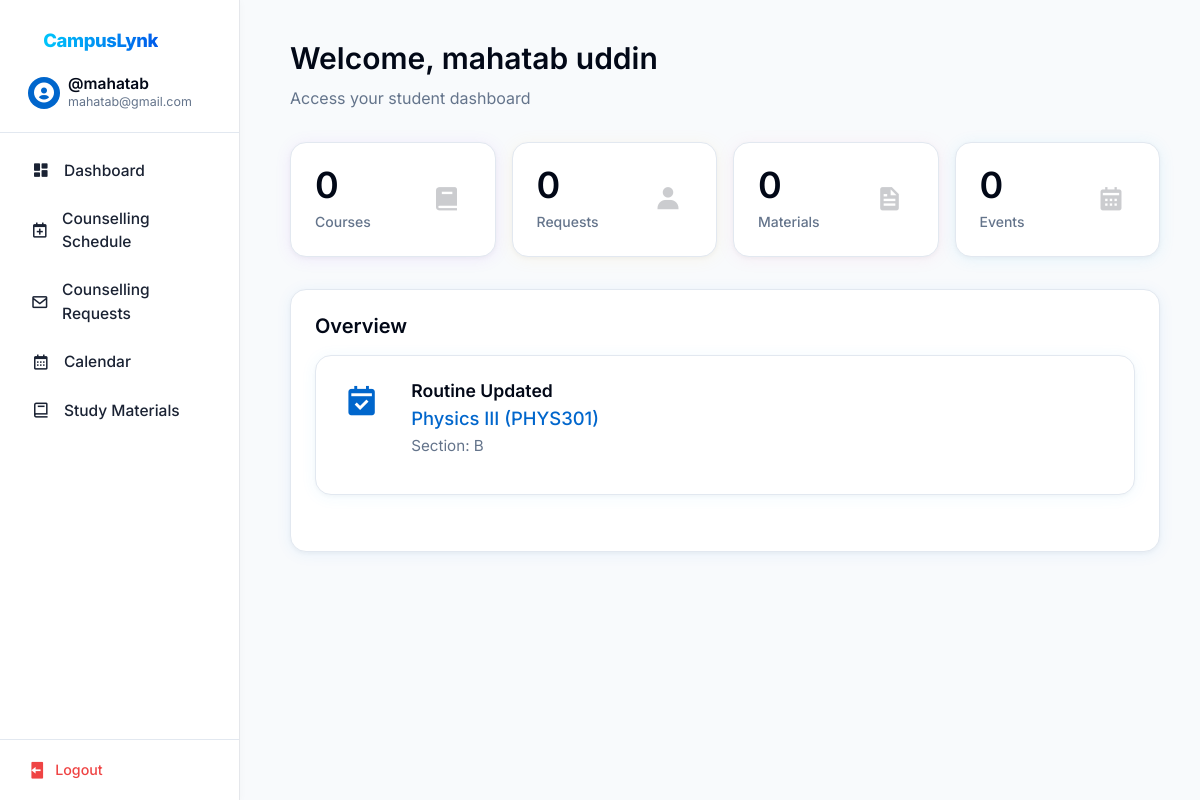
Page /dashboard.php (signed in) on the earlier database version.
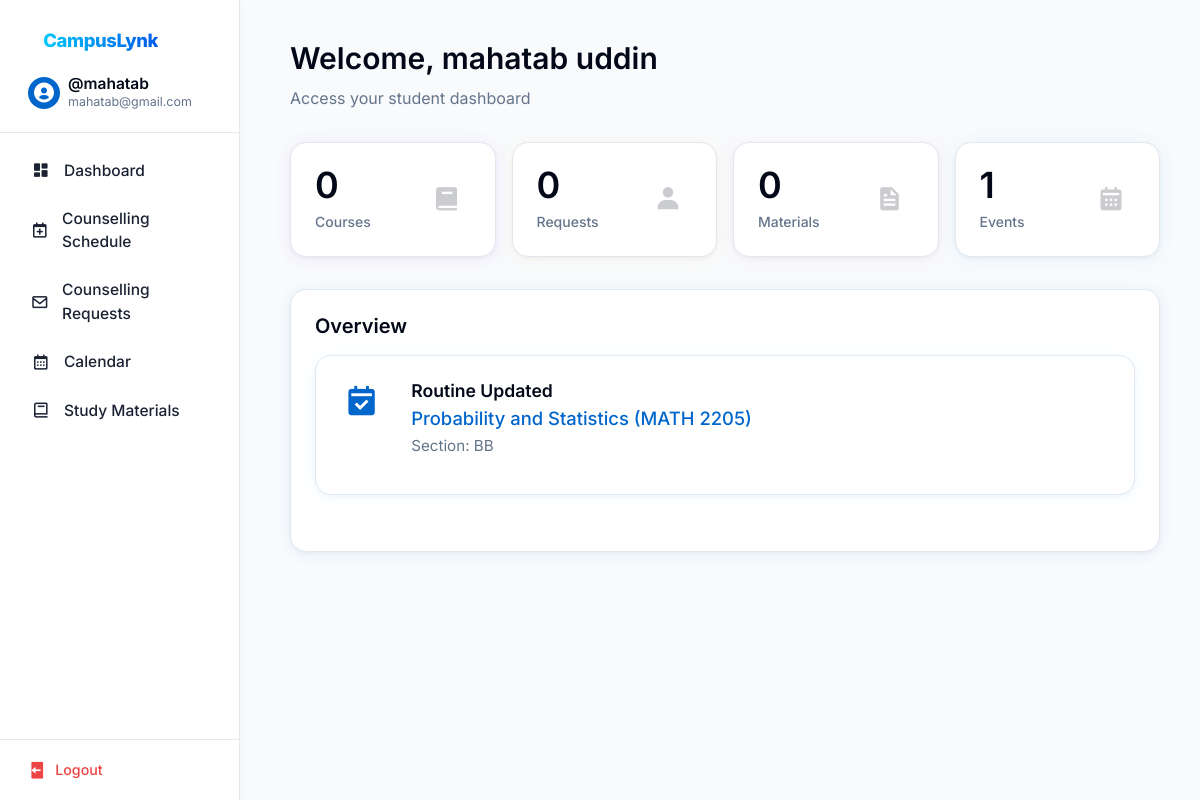
Same page on the later database version.
### tables this page shows
CREATE TABLE `users` (
  `id` int(11) NOT NULL,
  `username` varchar(255) NOT NULL,
  `email` varchar(255) NOT NULL,
  `password` varchar(255) NOT NULL,
  `role` enum('student','faculty','admin') NOT NULL,
  `name` varchar(255) NOT NULL
);

CREATE TABLE `upcoming_courses` (
  `id` int(11) NOT NULL,
  `program` varchar(50) DEFAULT NULL,
  `course_code` varchar(20) DEFAULT NULL,
  `course_title` varchar(255) DEFAULT NULL,
  `section` varchar(10) DEFAULT NULL,
  `room1` varchar(50) DEFAULT NULL,
  `room2` varchar(50) DEFAULT NULL,
  `day1` varchar(20) DEFAULT NULL,
  `day2` varchar(20) DEFAULT NULL,
  `time1` varchar(20) DEFAULT NULL,
  `time2` varchar(20) DEFAULT NULL,
  `faculty_name` varchar(100) DEFAULT NULL,
  `faculty_initial` varchar(20) DEFAULT NULL,
  `credit` decimal(3,1) DEFAULT NULL
);

### dashboard.php (the view, shortened to what this page needs)
<?php
try {
    $database = new Database();
    $db = $database->getConnection();
    $query = $db->prepare("SELECT * FROM users WHERE email = ?");
    $query->execute([$_SESSION['useremail']]);
    $user = $query->fetch(PDO::FETCH_ASSOC);
    $userId = $user['id'];
    $courseCount = 0;
    $courseStmt = $db->prepare("SELECT COUNT(DISTINCT se.course_id) FROM student_enrollments se WHERE se.student_id = ?");
    $courseStmt->execute([$userId]);
    $courseCount = $courseStmt->fetchColumn();
    $requestCount = 0;
    $requestStmt = $db->prepare("SELECT COUNT(*) FROM counselling_requests WHERE student_id = ?");
    $requestStmt->execute([$userId]);
    $requestCount = $requestStmt->fetchColumn();
    $materialCount = 0;
    $eventCount = 0;
    $eventStmt = $db->query("SELECT COUNT(*) FROM events");
    $eventCount = $eventStmt->fetchColumn();
    $routineStmt = $db->query("SELECT * FROM upcoming_courses ORDER BY id DESC LIMIT 1");
    $latestRoutine = $routineStmt->fetch(PDO::FETCH_ASSOC);
} catch (PDOException $e) {
    header("Location: login.php?error=Database Error: " . urlencode($e->getMessage()));
    exit();
}
?>
<!DOCTYPE html>
<html lang="en">
<head>
    <link href='https://unpkg.com/boxicons@2.1.4/css/boxicons.min.css' rel='stylesheet'>
    <link rel="stylesheet" href="css/base.css">
    <link rel="stylesheet" href="css/layout.css">
    <link rel="stylesheet" href="css/components.css">
    <link rel="stylesheet" href="css/dashboard.css">
</head>
<body>
<div class="dashboard-layout">
  <?php include 'sidebar.php'; ?>
  <main id="main-content" class="main-content fade-transition fade-out" style="">
    <section class="welcome-section">
        <h1>Welcome, <?php echo htmlspecialchars($user['name']); ?></h1>
        <p class="text-muted">Access your student dashboard</p>
    </section>
    <div class="quick-access-row">
        <div class="quick-access-card glow-purple">
            <div class="quick-access-card-content">
                <div class="quick-access-number"><?php echo $courseCount; ?></div>
                <div class="quick-access-label">Courses</div>
            </div>
            <div class="quick-access-icon purple">
                <i class='bx bxs-book'></i>
            </div>
        </div>
        <div class="quick-access-card glow-yellow">
            <div class="quick-access-card-content">
                <div class="quick-access-number"><?php echo $requestCount; ?></div>
                <div class="quick-access-label">Requests</div>
            </div>
            <div class="quick-access-icon yellow">
                <i class='bx bxs-user'></i>
            </div>
        </div>
        <div class="quick-access-card glow-pink">
            <div class="quick-access-card-content">
                <div class="quick-access-number"><?php echo $materialCount; ?></div>
                <div class="quick-access-label">Materials</div>
            </div>
            <div class="quick-access-icon pink">
                <i class='bx bxs-file'></i>
            </div>
        </div>
        <div class="quick-access-card glow-blue">
            <div class="quick-access-card-content">
                <div class="quick-access-number"><?php echo $eventCount; ?></div>
                <div class="quick-access-label">Events</div>
            </div>
            <div class="quick-access-icon blue">
                <i class='bx bxs-calendar'></i>
            </div>
        </div>
    </div>
    <div class="content-stack">
        <div class="card">
            <h2 class="text-xl font-semibold mb-4">Overview</h2>
            <div class="dashboard-overview-grid" style="display: grid; grid-template-columns: repeat(auto-fit, minmax(320px, 1fr)); gap: 1.5rem; margin-bottom: 2rem;">
                <?php if ($latestRoutine): ?>
                <div class="overview-card">
                    <div class="overview-icon"><i class='bx bxs-calendar-check text-primary'></i></div>
                    <div class="overview-content">
                        <h3 class="overview-title">Routine Updated</h3>
                        <div class="overview-main"><?php echo htmlspecialchars($latestRoutine['course_title']); ?> (<?php echo htmlspecialchars($latestRoutine['course_code']); ?>)</div>
                        <div class="overview-desc">Section: <?php echo htmlspecialchars($latestRoutine['section']); ?></div>
                    </div>
                </div>
                <?php endif; ?>
            </div>
        </div>
    </div>
  </main>
</div>
</body>
</html>

### sidebar.php (shortened to what this page needs)
<?php
try {
    $sidebar_database = new Database();
    $sidebar_db = $sidebar_database->getConnection();
    $sidebar_query = $sidebar_db->prepare("SELECT * FROM users WHERE email = ?");
    $sidebar_query->execute([$_SESSION['useremail']]);
    $sidebar_user = $sidebar_query->fetch(PDO::FETCH_ASSOC);
} catch (PDOException $e) {
    header("Location: login.php?error=Database Error: " . urlencode($e->getMessage()));
    exit();
}
$current_page = basename($_SERVER['PHP_SELF']);
$role = $sidebar_user['role'];
?>
<link href='https://unpkg.com/boxicons@2.1.4/css/boxicons.min.css' rel='stylesheet'>
<aside class="sidebar">
    <div class="sidebar-header">
        <div class="logo-and-title-div">
            <div class="sidebar-brand">
                <a href="index.php" class="navbar-brand sidebar-logo"><span>CampusLynk</span></a>
            </div>
        </div>
        <a href="<?php echo $role === 'faculty' ? 'faculty_dashboard.php' : ($role === 'admin' ? 'admin_dashboard.php' : 'profile.php'); ?>" class="user-info">
            <div class="user-avatar">
                <i class='bx bxs-user-circle'></i>
            </div>
            <div class="user-details">
                <h3 class="user-name"><?php echo '@' . htmlspecialchars($sidebar_user['username']); ?></h3>
                <p class="user-email"><?php echo htmlspecialchars($sidebar_user['email']); ?></p>
            </div>
        </a>
    </div>
    <div class="sidebar-content">
        <ul class="nav-links">
            <?php if ($role === 'admin'): ?>
                <li>
                    <a href="admin_dashboard.php" class="nav-link <?php echo $current_page === 'admin_dashboard.php' ? 'active' : ''; ?>">
                        <i class='bx bxs-dashboard'></i>
                        <span>Dashboard</span>
                    </a>
                </li>
                <li>
                    <a href="admin_dataimport.php" class="nav-link <?php echo $current_page === 'admin_dataimport.php' ? 'active' : ''; ?>">
                        <i class='bx bxs-file-import'></i>
                        <span>Upcoming Class Import</span>
                    </a>
                </li>
                <li>
                    <a href="admin_exam_import.php" class="nav-link <?php echo $current_page === 'admin_exam_import.php' ? 'active' : ''; ?>">
                        <i class='bx bxs-calendar-event'></i>
                        <span>Exam Schedule Importer</span>
                    </a>
                </li>
                <li>
                    <a href="admin_class_schedule.php" class="nav-link <?php echo $current_page === 'admin_class_schedule.php' ? 'active' : ''; ?>">
                        <i class='bx bx-calendar'></i>
                        <span>Ongoing Class Schedule</span>
                    </a>
                </li>
                <li>
                    <a href="admin_users.php" class="nav-link <?php echo $current_page === 'admin_users.php' ? 'active' : ''; ?>">
                        <i class='bx bxs-user-detail'></i>
                        <span>User Management</span>
                    </a>
                </li>
                <li>
                    <a href="admin_event_management.php" class="nav-link <?php echo $current_page === 'admin_event_management.php' ? 'active' : ''; ?>">
                        <i class='bx bx-calendar-plus'></i>
                        <span>Event Management</span>
                    </a>
                </li>
                <li>
                    <a href="admin_review_materials.php" class="nav-link <?php echo $current_page === 'admin_review_materials.php' ? 'active' : ''; ?>">
                        <i class='bx bx-task'></i>
                        <span>Review Materials</span>
                    </a>
                </li>
                <li>
                    <a href="admin_settings.php" class="nav-link <?php echo $current_page === 'admin_settings.php' ? 'active' : ''; ?>">
                        <i class='bx bxs-cog'></i>
                        <span>Settings</span>
                    </a>
                </li>
            <?php elseif ($role === 'faculty'): ?>
                <li>
                    <a href="faculty_dashboard.php" class="nav-link <?php echo $current_page === 'faculty_dashboard.php' ? 'active' : ''; ?>">
                        <i class='bx bxs-dashboard'></i>
                        <span>Dashboard</span>
                    </a>
                </li>
                <li>
                    <a href="faculty_counselling_schedule.php" class="nav-link <?php echo $current_page === 'faculty_counselling_schedule.php' ? 'active' : ''; ?>">
                        <i class='bx bx-calendar-plus'></i>
                        <span>Counselling Schedule</span>
                    </a>
                </li>
                <li>
                    <a href="faculty_counselling_requests.php" class="nav-link <?php echo $current_page === 'faculty_counselling_requests.php' ? 'active' : ''; ?>">
                        <i class='bx bx-envelope'></i>
                        <span>Counselling Requests</span>
                    </a>
                </li>
                <li>
                    <a href="faculty_counselling_calendar.php" class="nav-link <?php echo $current_page === 'faculty_counselling_calendar.php' ? 'active' : ''; ?>">
                        <i class='bx bx-calendar'></i>
                        <span>Calendar</span>
                    </a>
                </li>
                <li>
                    <a href="study-materials.php" class="nav-link <?php echo $current_page === 'study-materials.php' ? 'active' : ''; ?>">
                        <i class='bx bx-book'></i>
                        <span>Study Materials</span>
                    </a>
                </li>
            <?php endif; ?>
        </ul>
    </div>
    <div class="sidebar-footer">
        <?php
        $logout_url = 'logout.php';
        if (isset($_SESSION['role'])) {
            switch ($_SESSION['role']) {
                case 'faculty':
                    $logout_url = 'faculty_logout.php';
                    break;
            }
        }
        ?>
        <a href="<?php echo $logout_url; ?>" class="logout-btn">
            <i class='bx bxs-log-out'></i>
            <span>Logout</span>
        </a>
    </div>
</aside>

### css/base.css (style rules this page uses)
:root { --background: #ffffff; --foreground: #020817; --card: #ffffff; --card-foreground: #020817; --popover: #ffffff; --popover-foreground: #020817; --primary: #0066cc; --primary-foreground: #ffffff; --secondary: #f1f5f9; --secondary-foreground: #0f172a; --muted: #f1f5f9; --muted-foreground: #64748b; --accent: #f1f5f9; --accent-foreground: #0f172a; --destructive: #ef4444; --destructive-foreground: #ffffff; --success: #16a34a; --success-foreground: #ffffff; --border: #e2e8f0; --input: #e2e8f0; --ring: #0066cc; --spacing-1: 0.25rem; --spacing-2: 0.5rem; --spacing-3: 0.75rem; --spacing-4: 1rem; --spacing-5: 1.25rem; --spacing-6: 1.5rem; --spacing-8: 2rem; --spacing-10: 2.5rem; --spacing-12: 3rem; --radius-sm: 0.125rem; --radius: 0.5rem; --radius-md: 0.75rem; --radius-lg: 1rem; --shadow-sm: 0 1px 2px rgba(0, 0, 0, 0.05); --shadow: 0 1px 3px rgba(0, 0, 0, 0.1), 0 1px 2px rgba(0, 0, 0, 0.06); --shadow-md: 0 4px 6px -1px rgba(0, 0, 0, 0.1), 0 2px 4px -1px rgba(0, 0, 0, 0.06); --shadow-lg: 0 10px 15px -3px rgba(0, 0, 0, 0.1), 0 4px 6px -2px rgba(0, 0, 0, 0.05); }
* { margin: 0; padding: 0; box-sizing: border-box; font-family: 'Inter', sans-serif; }
body { background-color: var(--background); color: var(--foreground); line-height: 1.5; }
h1, h2, h3, h4, h5, h6 { font-weight: 600; line-height: 1.25; margin-bottom: var(--spacing-4); }
h1 { font-size: 2.25rem; }
h2 { font-size: 1.875rem; }
h3 { font-size: 1.5rem; }
.text-muted { color: var(--muted-foreground); }
.text-primary { color: var(--primary); }
.font-semibold { font-weight: 600; }
.text-xl { font-size: 1.25rem; }

### css/components.css (style rules this page uses)
.card { background: rgba(255,255,255,0.92); border-radius: 1.25rem; box-shadow: 0 2px 16px 0 rgba(0,124,240,0.07), 0 1.5px 4px 0 rgba(0,0,0,0.04); color: var(--foreground); border: 1px solid var(--border); padding: 1.25rem 1rem; margin-bottom: 1.5rem; transition: box-shadow 0.18s, background 0.18s; }
.fade-transition { opacity: 0; transition: opacity 0.35s cubic-bezier(.4,0,.2,1); }
.fade-transition.fade-in { opacity: 1; }

Differences in the rows shown:
no longer on this page (row edited): upcoming_courses: course_title "Physics III", course_code "PHYS301", section "B"
added upcoming_courses: course_title "Probability and Statistics", course_code "MATH 2205", section "BB"
Other differences:
$eventCount: "0" → "1"
